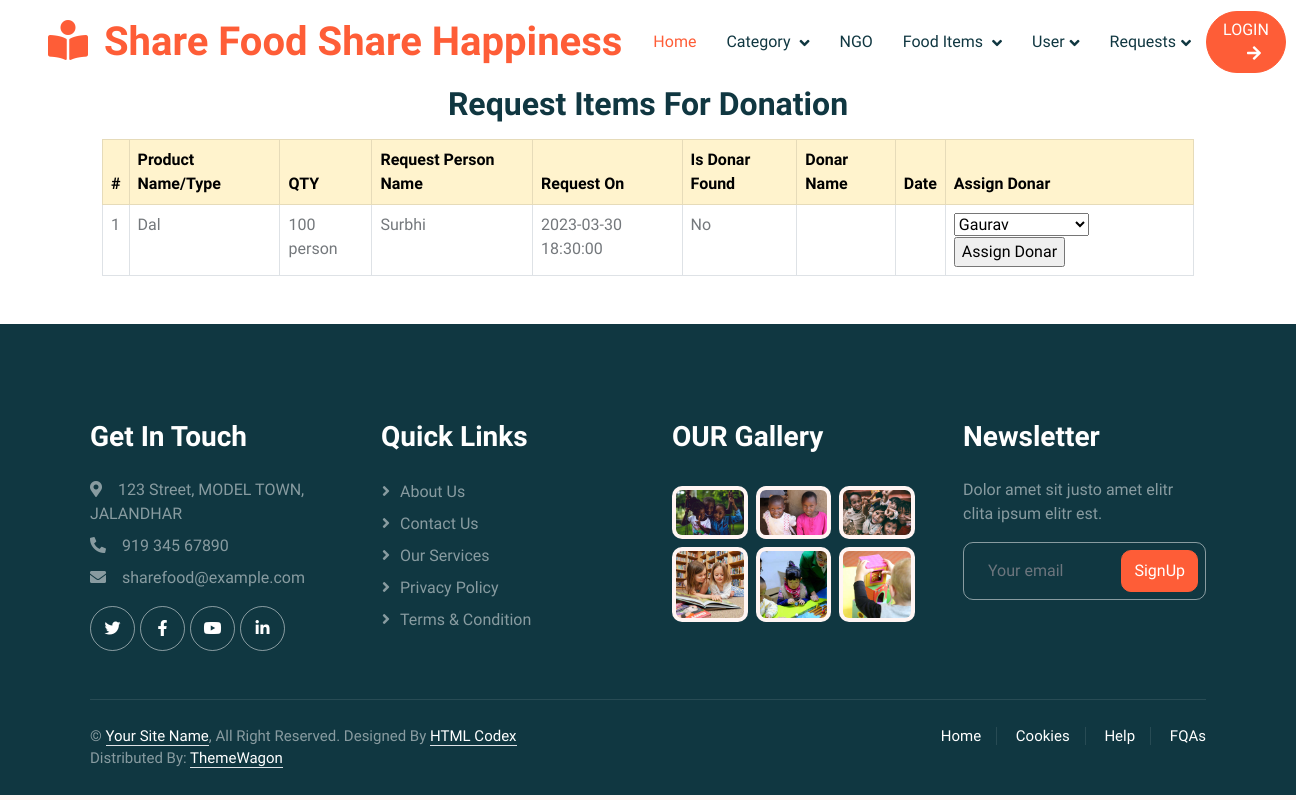
The page /foodrequest.php on the database its author committed.
### tables this page shows
CREATE TABLE `donate_request` (
  `id` int(11) NOT NULL,
  `categoryId` int(11) NOT NULL,
  `foodId` int(11) NOT NULL,
  `qty` varchar(199) NOT NULL,
  `donarId` int(11) DEFAULT NULL,
  `donationDate` timestamp NULL DEFAULT NULL,
  `recieverId` int(11) DEFAULT NULL,
  `isDonateRequest` int(11) NOT NULL DEFAULT 0,
  `isRequest` int(11) NOT NULL DEFAULT 0,
  `requestDate` timestamp NULL DEFAULT NULL,
  `isPending` tinyint(4) NOT NULL DEFAULT 1,
  `createdAt` timestamp NOT NULL DEFAULT current_timestamp()
);

CREATE TABLE `food_items` (
  `id` int(11) NOT NULL,
  `category` int(11) NOT NULL,
  `item_name` varchar(50) NOT NULL,
  `image` varchar(50) NOT NULL,
  `description` varchar(200) NOT NULL,
  `created_at` timestamp NOT NULL DEFAULT current_timestamp() ON UPDATE current_timestamp()
);

CREATE TABLE `donar_receiver` (
  `id` int(11) NOT NULL,
  `name` varchar(100) NOT NULL,
  `email` varchar(255) NOT NULL,
  `password` varchar(255) NOT NULL,
  `gender` varchar(255) NOT NULL,
  `image` varchar(255) NOT NULL,
  `contact` int(11) NOT NULL,
  `address` varchar(255) NOT NULL,
  `status` int(11) NOT NULL,
  `isRegisterAsDonar` tinyint(1) NOT NULL DEFAULT 0,
  `isRegisterAsReceiver` tinyint(1) NOT NULL DEFAULT 0
);

### foodrequest.php (the view, shortened to what this page needs)
<?php include_once 'admin_header.php'; ?>
<div class="container">
   <h2 class="text-center">Request Items For Donation</h2>
    <div class="container-fluid mt-3">
    <table class="table table-bordered ">
                <thead class="table-warning">
                <tr>
                    <th>#</th>
                    <th>Product Name/Type</th>
                    <th>QTY</th>
                    <th>Request Person Name</th>
                    <th>Request On</th>
                    <th>Is Donar Found</th>
                    <th>Donar Name</th>
                    <th>Date</th>
                    <th>Assign Donar</th>
                </tr>
                </thead>
                <?php
                include "donar_reqlist.php";
                include_once 'config.php';
                $q = 'SELECT donate_request.*,food_items.*,dd.*,dr.name as drname, dr.id, donate_request.id as oidd
                FROM `donate_request`
                left join food_items on donate_request.foodId = food_items.id
                left join donar_receiver dd on donate_request.donarId = dd.id
                left join donar_receiver dr on  donate_request.recieverId = dr.id
                 where donate_request.isRequest=1 and donate_request.isPending=1';
                $res = mysqli_query($conn, $q);
                while ($data = mysqli_fetch_array($res)) { ?>
                    <tr>
                    <td><?php echo $count; ?></td>
                    <td><?php echo $data['item_name']; ?></td>
                    <td><?php echo $data['qty']; ?></td>
                    <td><?php echo $data['drname']; ?></td>
                    <td><?php if($data['recieverId']!=0) echo $data['requestDate']; ?></td>
                    <td><?php if($data['isPending']!=1) echo "Yes"; else echo "No"; ?></td>
                    <td><?php echo $data['name']; ?></td>
                    <td><?php if($data['donarId']!=0) echo $data['donationDate'];  ?></td>
                    <td><?php if($data['donarId']==0) {
                        ?>
                        <form action="assign.php" method="get">
                            <select name="donarid">
                                <?php echo $donarlist; ?>
                            </select>
                            <input type="submit" value="Assign Donar" name="req" />
                        </form>
<?php
                    }?></td>                                   </tr>
                <?php  $count++;}
                ?>
</table>
    </div>
</div>
<?php include_once 'footer.php'; ?>

### css/style.css (style rules this page uses)
:root { --primary: #FE5D37; --light: #FFF5F3; --dark: #103741; }
h1, h2, h3, h4, .h1, .h2, .h3, .h4, .display-1, .display-2, .display-3, .display-4, .display-5, .display-6 { font-family: 'Lobster Two', cursive; font-weight: 700; }

### rows shown on the page
donate_request: food_items.item_name "Dal", qty "100 person", donar_receiver.name "Surbhi", requestDate "2023-03-30 18:30:00", isPending "No"

### other values the page prints
form field donarid "Gaurav"
